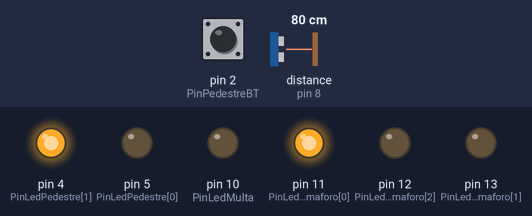
A sketch run on a simulated Arduino Uno, built with avr-gcc and run on an emulated ATmega328P. Parts: output pins drawn as LEDs (lit = HIGH). Wiring (inferred from the names in the program): ultrasonic range finder: trigger pin 9; echo pin 8. Inputs (shaded band) come from the test bench; at power-on: distance to the obstacle (sensor on pin 8) 80 cm, pin 2 (PinPedestreBT) HIGH. The echo pulse lasts 58.3 µs per cm; pins used as bus, display or sensor lines are not drawn.

Above: at 1.2 s.
1.3 s: distance to the obstacle (sensor on pin 8) set to 54 cm
2.8 s: distance to the obstacle (sensor on pin 8) set to 47 cm
At 4.0 s:
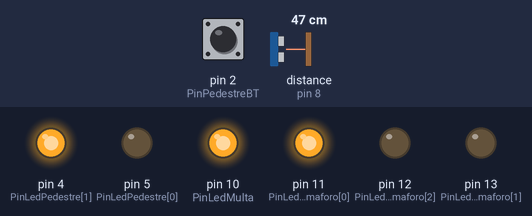
At 15.5 s:
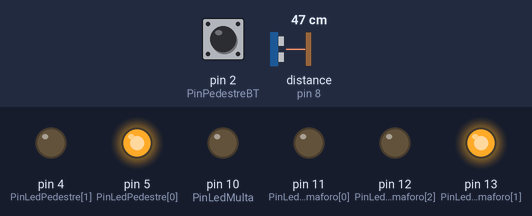
Timing chart, 0 to 26.5 s (numbered marks = the images above; inputs shaded):
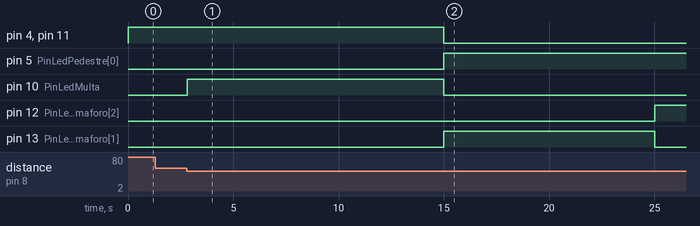

The sketch:

semaforo_Rev03.ino
```cpp
const int PinLedSemaforo [] = {11, 13, 12}; //vermelho,verde, amarelo
const int PinLedPedestre [] = {5, 4}; // Vermelho, Verde
const int TemposLedSem [] = {15000, 10000, 5000};
int EstadoAtualSemaforo = 0; //0=vermelho, 1=verde, 2=amarelo
unsigned long int TempoDifLeds = millis();

bool BT_Pressionado = false, SemaforoInterrompido = false;
const int PinPedestreBT = 2;
unsigned long int TempoSemInterrompido = 0;

const int PinLedMulta = 10;
#define TriggerPin 9
#define EchoPin 8
long readUltrasonicDistance(int triggerPin, int echoPin) {
  pinMode(triggerPin, OUTPUT);  // Clear the trigger
  digitalWrite(triggerPin, LOW);
  delayMicroseconds(2);
  // Sets the trigger pin to HIGH state for 10 microseconds
  digitalWrite(triggerPin, HIGH);
  delayMicroseconds(10);
  digitalWrite(triggerPin, LOW);
  pinMode(echoPin, INPUT);
  // Reads the echo pin, and returns the sound wave travel time in microseconds
  return pulseIn(echoPin, HIGH);
}


void setup () {
  Serial.begin(9600);
  delay(10);
  pinMode(PinPedestreBT, INPUT_PULLUP);
  pinMode(PinLedMulta, OUTPUT);
  for (int i = 0; i < 3; i++) {
    pinMode(PinLedSemaforo [i], OUTPUT);
    digitalWrite(PinLedSemaforo [i], LOW);
  }

  for (int i = 0; i < 2; i++) {
    pinMode(PinLedPedestre [i], OUTPUT);
    digitalWrite(PinLedPedestre [i], LOW);
  }

}

void loop() {

  if (digitalRead(PinPedestreBT) == 0 and BT_Pressionado == false) {
    delay(20);
    if (digitalRead(PinPedestreBT) == 0) {
      BT_Pressionado = true;
      SemaforoInterrompido = true;
      TempoSemInterrompido = millis();
      EstadoAtualSemaforo = 0;
    }
  }

  if (SemaforoInterrompido == false) {
    if ((millis() - TempoDifLeds) > TemposLedSem[EstadoAtualSemaforo]) {
      EstadoAtualSemaforo++;
      TempoDifLeds = millis();
      if (EstadoAtualSemaforo > 2) {
        EstadoAtualSemaforo = 0;
      }
    }
  } else {
    if ((millis() - TempoSemInterrompido) > 10000) {
      EstadoAtualSemaforo = 0;
      TempoDifLeds = millis();
      SemaforoInterrompido = false;
      BT_Pressionado = false;
    }
  }


  for (int i = 0; i < 3; i++) {
    if (i == EstadoAtualSemaforo) {
      digitalWrite(PinLedSemaforo [i], HIGH);
    } else {
      digitalWrite(PinLedSemaforo [i], LOW);
    }
  }

  if (EstadoAtualSemaforo == 0) {
    digitalWrite(PinLedPedestre [0], LOW);
    digitalWrite(PinLedPedestre [1], HIGH);
    int cm = 0.01723 * readUltrasonicDistance(TriggerPin, EchoPin);
    if (cm < 50) {
      digitalWrite(PinLedMulta, HIGH);
    }

  } else {
    digitalWrite(PinLedPedestre [0], HIGH);
    digitalWrite(PinLedPedestre [1], LOW);
    digitalWrite(PinLedMulta, LOW);
  }

  delay(10);
}
```

Measured:
- the behaviour switches between 51 and 50 cm on distance to the obstacle (sensor on pin 8) (found by bisection; images 0 and 1)
- after the input at 1.3 s, every drawn part: stays the same
- after the input at 2.8 s, pin 10 (PinLedMulta): LOW → HIGH at once, → LOW 12.2 s later
